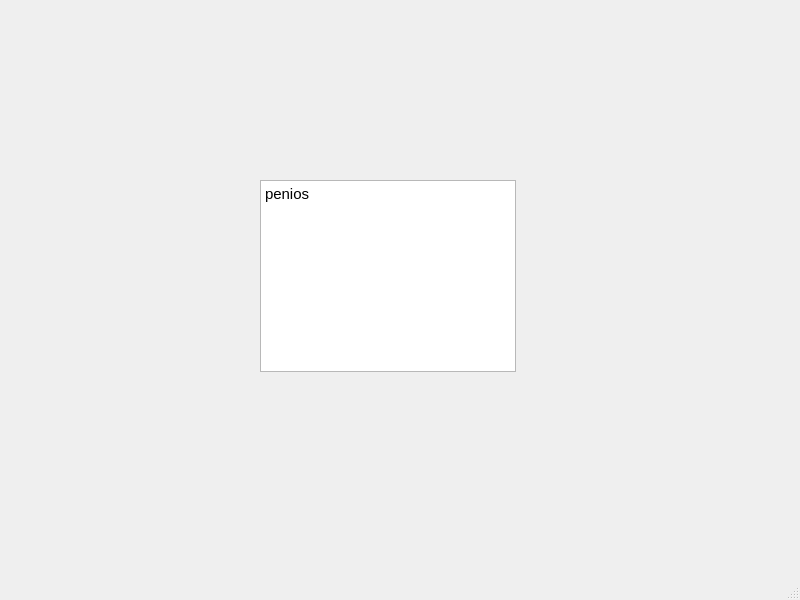
<?xml version="1.0" encoding="UTF-8"?>
<ui version="4.0">
 <class>MainWindow</class>
 <widget class="QMainWindow" name="MainWindow">
  <property name="geometry">
   <rect>
    <x>0</x>
    <y>0</y>
    <width>800</width>
    <height>600</height>
   </rect>
  </property>
  <property name="windowTitle">
   <string>MainWindow</string>
  </property>
  <widget class="QWidget" name="centralwidget">
   <widget class="QTextBrowser" name="textBrowser">
    <property name="geometry">
     <rect>
      <x>260</x>
      <y>180</y>
      <width>256</width>
      <height>192</height>
     </rect>
    </property>
    <property name="html">
     <string>&lt;!DOCTYPE HTML PUBLIC &quot;-//W3C//DTD HTML 4.0//EN&quot; &quot;http://www.w3.org/TR/REC-html40/strict.dtd&quot;&gt;
&lt;html&gt;&lt;head&gt;&lt;meta name=&quot;qrichtext&quot; content=&quot;1&quot; /&gt;&lt;style type=&quot;text/css&quot;&gt;
p, li { white-space: pre-wrap; }
&lt;/style&gt;&lt;/head&gt;&lt;body style=&quot; font-family:'Ubuntu'; font-size:11pt; font-weight:400; font-style:normal;&quot;&gt;
&lt;p style=&quot; margin-top:0px; margin-bottom:0px; margin-left:0px; margin-right:0px; -qt-block-indent:0; text-indent:0px;&quot;&gt;penios&lt;/p&gt;
&lt;p style=&quot;-qt-paragraph-type:empty; margin-top:0px; margin-bottom:0px; margin-left:0px; margin-right:0px; -qt-block-indent:0; text-indent:0px;&quot;&gt;&lt;br /&gt;&lt;/p&gt;&lt;/body&gt;&lt;/html&gt;</string>
    </property>
   </widget>
  </widget>
  <widget class="QMenuBar" name="menubar">
   <property name="geometry">
    <rect>
     <x>0</x>
     <y>0</y>
     <width>800</width>
     <height>22</height>
    </rect>
   </property>
  </widget>
  <widget class="QStatusBar" name="statusbar"/>
 </widget>
 <resources/>
 <connections/>
</ui>
